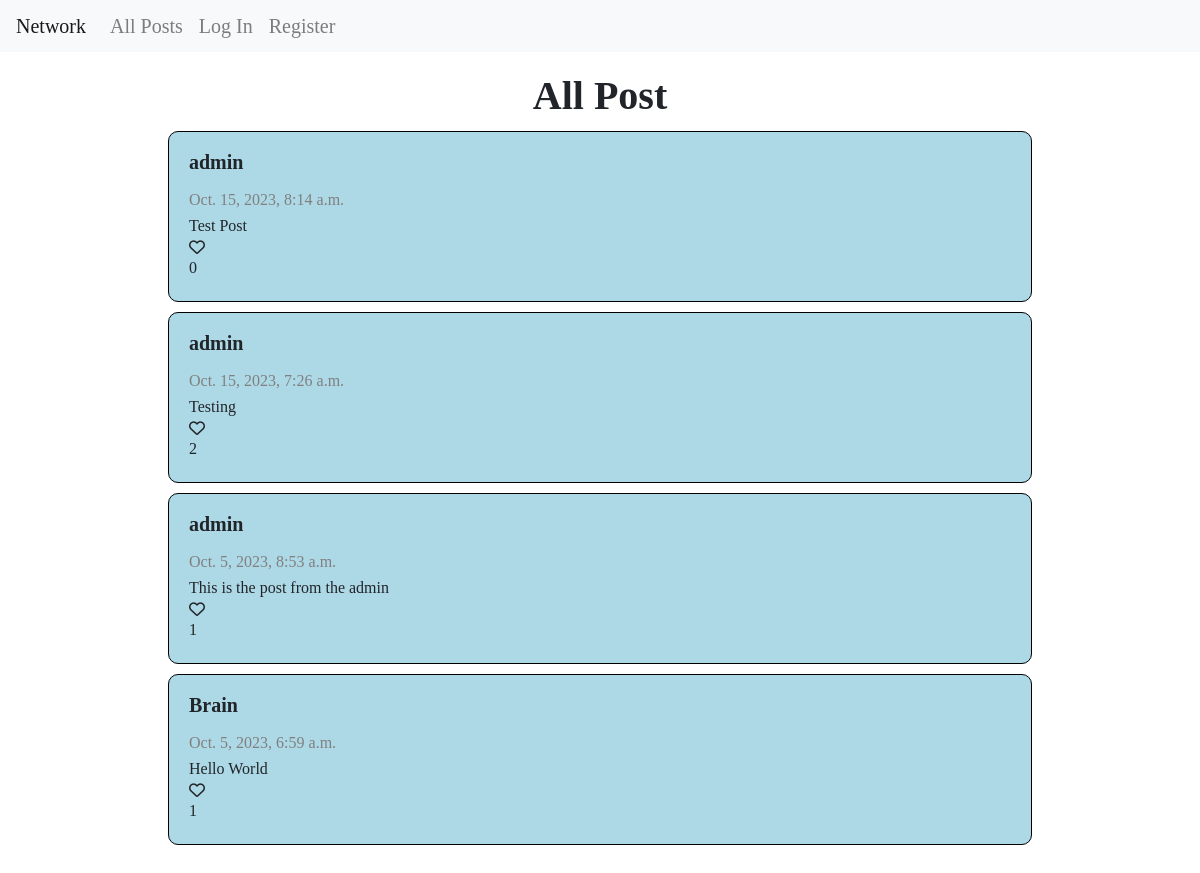
The app's page /, older data.
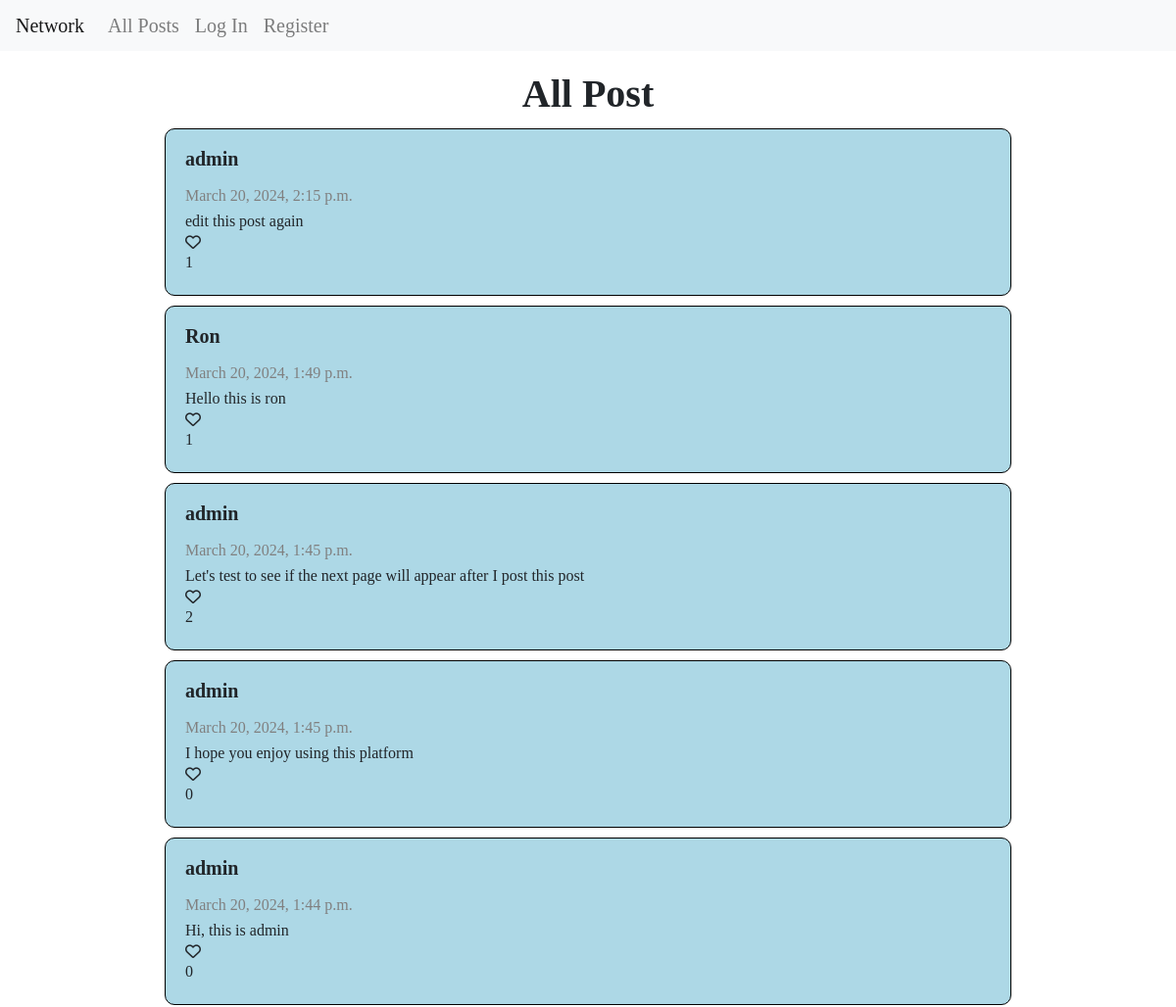
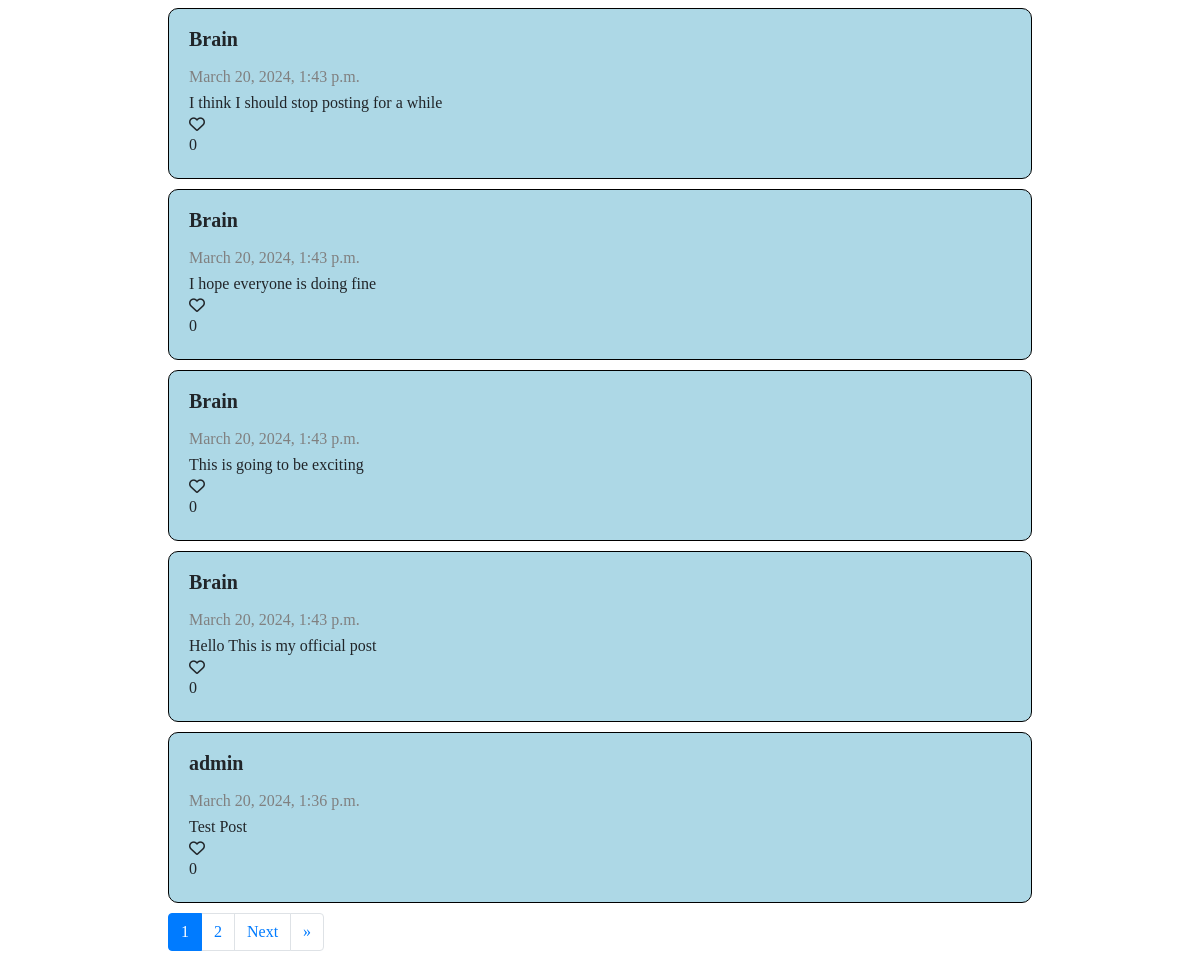
The same page, newer data (2 pictures, top to bottom).
### network/models.py (models this page shows, shortened)
class Post(models.Model):
    id = models.AutoField(primary_key=True)
    user = models.ForeignKey("User", related_name="post_creator", on_delete=models.CASCADE , blank=True, null=True)
    text = models.TextField(blank=True)
    time = models.DateTimeField(auto_now_add=True)
    like = models.ManyToManyField("User", related_name="liker", null=True, blank=True)

class User(AbstractUser):
    id = models.AutoField(primary_key=True)
    follower = models.ManyToManyField("User", related_name="your_following", blank=True)
    following = models.ManyToManyField("User", related_name="your_follower", blank=True)
    post = models.ManyToManyField("Post", related_name="poster", blank=True)

### network/views.py (the view)
# urls.py: path("", views.index, name="index"),
def index(request):
    posts = Post.objects.order_by("-time").all()
    paginator = Paginator(posts, 10)
    page_number = request.GET.get('page')
    venues = paginator.get_page(page_number)
    return render(request, "network/index.html", {"venues": venues})

### network/templates/network/index.html (shortened to what this page needs)
{% extends "network/layout.html" %}
{% load static %}
{% block body %}
    <main id="main">
        <h1 class="title" data-page="index" id="title">All Post</h1>
        <div id="display">
            {% if venues %}
                {% include "network/display.html" %}
            {% else %}
                <h1 id="message">Nobody has posted anything</h1>
            {% endif %}
        </div>
        {% include "network/nav.html" %}
    </main>
{% endblock %}

### network/templates/network/display.html (shortened to what this page needs)
{% for post in venues %}
  <div class="post" id="{{ post.id }}">
    {% if user.is_authenticated %}
      <a href="/profile/{{ post.user_id }}" class="post-header">{{ post.user }}</a>
    {% else %}
      <h3 class="post-header">{{ post.user }}</h3>
    {% endif %}
    <p class="post-element post-time" id="post-time-{{ post.id }}">{{ post.time }}</p>
    <p class="post-element" id="post-text-{{ post.id }}">{{ post.text }}</p>
    <i id="like-button-{{ post.id }}" data-like-id="{{ user.id }}|{{ post.id }}"
      class="{% if user in post.like.all %}fa-solid fa-heart{% else %}fa-regular fa-heart{% endif %} like-button"
    >
    </i>
    <p id="like-count-{{ post.id }}" class="post-element">{{ post.like.count }} </p>
  </div>
{% endfor %}

Row changes from the older to the newer data that the page shows:
no longer on this page (row unchanged): Post: user "admin", time "Oct. 15, 2023, 7:26 a.m.", text "Testing", like.count "2"
no longer on this page (row unchanged): Post: user "admin", time "Oct. 5, 2023, 8:53 a.m.", text "This is the post from the admin", like.count "1"
no longer on this page (row unchanged): Post: user "Brain", time "Oct. 5, 2023, 6:59 a.m.", text "Hello World", like.count "1"
added Post: user "admin", time "March 20, 2024, 2:15 p.m.", text "edit this post again", like.count "1"
added Post: user "Ron", time "March 20, 2024, 1:49 p.m.", text "Hello this is ron", like.count "1"
added Post: user "admin", time "March 20, 2024, 1:45 p.m.", text "Let's test to see if the next page will appear after I post this post", like.count "2"
added Post: user "admin", time "March 20, 2024, 1:45 p.m.", text "I hope you enjoy using this platform", like.count "0"
added Post: user "admin", time "March 20, 2024, 1:44 p.m.", text "Hi, this is admin", like.count "0"
added Post: user "Brain", time "March 20, 2024, 1:43 p.m.", text "I think I should stop posting for a while", like.count "0"
added Post: user "Brain", time "March 20, 2024, 1:43 p.m.", text "I hope everyone is doing fine", like.count "0"
added Post: user "Brain", time "March 20, 2024, 1:43 p.m.", text "This is going to be exciting", like.count "0"
added Post: user "Brain", time "March 20, 2024, 1:43 p.m.", text "Hello This is my official post", like.count "0"
changed Post "Test Post": time "Oct. 15, 2023, 8:14 a.m." → "March 20, 2024, 1:36 p.m."
Text that changed along with them:
{{ venues.number }}: (not shown) → "1"
{{ venues.next_page_number }}: (not shown) → "2"
text now shown: "Next »"
